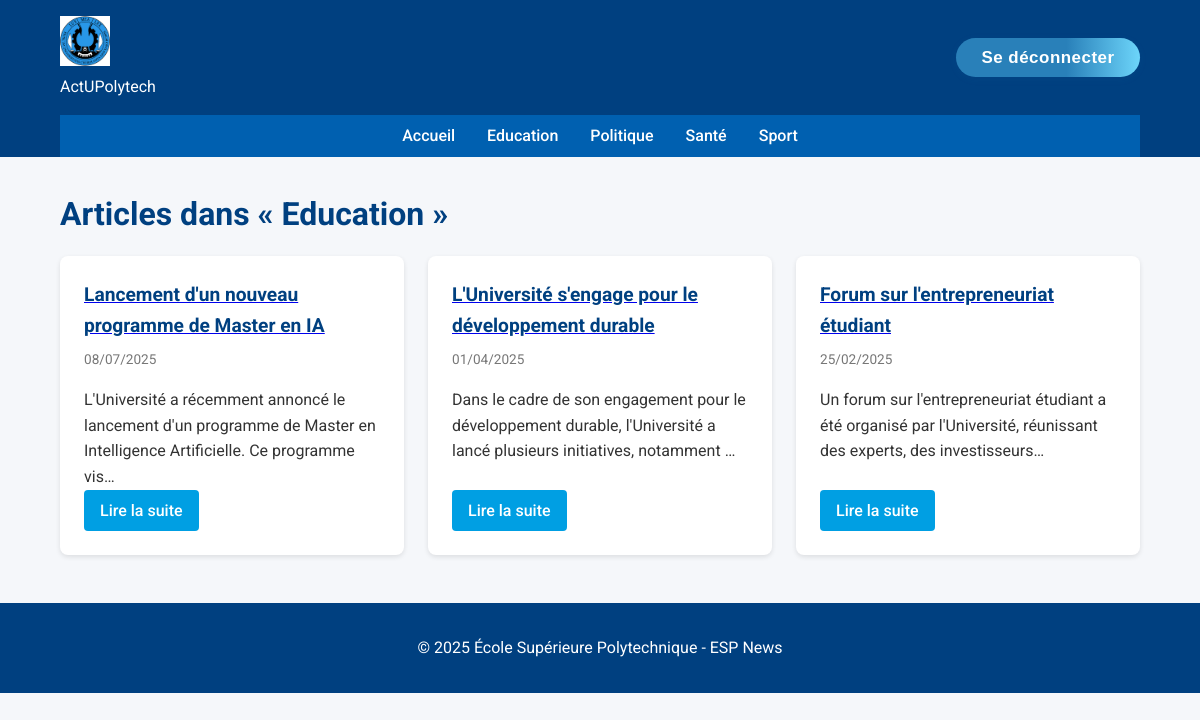
The page /index.php?controller=categorie&action=index&id=3 (signed in) on the database its author committed.
### tables this page shows
CREATE TABLE Categorie(
    id INT PRIMARY KEY AUTO_INCREMENT,
    libelle VARCHAR(20)
);

CREATE TABLE Article(
    id INT PRIMARY KEY AUTO_INCREMENT,
    titre VARCHAR(255),
    contenu TEXT,
    dateCreation DATETIME DEFAULT NOW(),
    dateModification DATETIME DEFAULT NOW() ON UPDATE NOW(),
    categorie INT,
    FOREIGN KEY (categorie) REFERENCES Categorie(id)
);

### app/controllers/categorieController.php (called while the page is built, shortened)
<?php
require_once 'app/models/article.php';
require_once 'app/models/categorie.php';
class CategorieController {
    public function index($id) {
        $categoryModel = new Categorie();
        $articleModel = new Article();
        $page = isset($_GET['page']) ? max(1, (int)$_GET['page']) : 1;
        $perPage = 5;
        $category = $categoryModel->getCategoryById($id);
        $total = $articleModel->countAll($id);
        $articles = $articleModel->getPaginatedArticles($page, $perPage, $id);
        require_once 'app/views/categorie.php';
    }
}
?>

### app/models/categorie.php (called while the page is built, shortened)
<?php
require_once __DIR__ . '/../views/includes/db.php';
class Categorie {
    private $pdo;
   public function __construct() {
        global $pdo;
        $this->pdo = $pdo;
    }
   public function getCategoryById($id) {
        $stmt = $this->pdo->prepare("SELECT libelle FROM Categorie WHERE id = ?");
        $stmt->execute([$id]);
        return $stmt->fetch(PDO::FETCH_ASSOC);
    }
    public function getAllCategories() {
        $stmt = $this->pdo->query("SELECT id, libelle FROM Categorie ORDER BY libelle");
        return $stmt->fetchAll(PDO::FETCH_ASSOC);
    }
}

### app/models/article.php (called while the page is built, shortened)
<?php
require_once __DIR__ . '/../views/includes/db.php';
class Article {
    private $pdo;
    public function __construct() {
        global $pdo;
        $this->pdo = $pdo;
    }
    public function countAll($categoryId = null) {
    if ($categoryId) {
        $stmt = $this->pdo->prepare("SELECT COUNT(*) FROM Article WHERE categorie = ?");
        $stmt->execute([$categoryId]);
    } else {
        $stmt = $this->pdo->query("SELECT COUNT(*) FROM Article");
    }
    return $stmt->fetchColumn();
    }
    public function getPaginatedArticles($page, $perPage, $categoryId = null) {
        $offset = ($page - 1) * $perPage;
        if ($categoryId) {
            $stmt = $this->pdo->prepare("SELECT a.*, c.libelle FROM Article a JOIN Categorie c ON a.categorie = c.id WHERE a.categorie = ? ORDER BY a.dateCreation DESC LIMIT ?, ?");
            $stmt->bindValue(1, $categoryId, PDO::PARAM_INT);
            $stmt->bindValue(2, $offset, PDO::PARAM_INT);
            $stmt->bindValue(3, $perPage, PDO::PARAM_INT);
            $stmt->execute();
        } else {
            $stmt = $this->pdo->prepare("SELECT a.*, c.libelle FROM Article a JOIN Categorie c ON a.categorie = c.id ORDER BY a.dateCreation DESC LIMIT ?, ?");
            $stmt->bindValue(1, $offset, PDO::PARAM_INT);
            $stmt->bindValue(2, $perPage, PDO::PARAM_INT);
            $stmt->execute();
        }
        return $stmt->fetchAll(PDO::FETCH_ASSOC);
    }
}
?>

### app/views/categorie.php (the view, shortened to what this page needs)
<?php include 'app\views\includes\header.php'; ?>
<section class="category-section">
  <h1 class="category-title">Articles dans « <?= htmlspecialchars($category['libelle']) ?> »</h1>
  <div class="articles-grid">
    <?php if (count($articles) === 0): ?>
      <p>Aucun article pour cette catégorie.</p>
    <?php else: ?>
      <?php foreach ($articles as $article): ?>
        <article class="card">
          <a href="/esp_news_mvc/index.php?controller=article&action=show&id=<?= $article['id'] ?>">
            <h2><?= htmlspecialchars($article['titre']) ?></h2>
          </a>
          <p class="card-meta">
            <?= date('d/m/Y', strtotime($article['dateCreation'])) ?>
          </p>
          <p><?= substr(strip_tags($article['contenu']), 0, 120) ?>…</p>
          <a href="/esp_news_mvc/index.php?controller=article&action=show&id=<?= $article['id'] ?>" class="btn-read">Lire la suite</a>
        </article>
      <?php endforeach; ?>
    <?php endif; ?>
  </div>
</section>
<?php include 'app\views\includes\footer.php'; ?>

### app/views/includes/header.php (shortened to what this page needs)
<?php
require_once 'db.php';
require_once 'app\models\categorie.php';
$categoryModel = new Categorie();
$navCats = $categoryModel->getAllCategories();
?>
<!DOCTYPE html>
<html lang="fr">
<head>
  <link rel="stylesheet" href="public\styles.css">
</head>
<body>
<header class="site-header">
  <div class="header-top container">
    <div class="logo">
      <a href="/esp_news_mvc/index.php">
        <img src="public\img\logo.png" alt="ESP Logo">
      </a>
      <p>ActUPolytech</p>
    </div>
    <?php if (!empty($_SESSION['user_id'])): ?>
  <form action="?controller=auth&action=logout" method="post" >
    <button type="submit" class="logout-btn">Se déconnecter</button>
  </form>
<?php endif; ?>
  </div>
  <nav class="site-nav container" id="siteNav">
    <ul class="nav-list">
      <li><a href="/esp_news_mvc/index.php">Accueil</a></li>
      <?php foreach ($navCats as $cat): ?>
        <li>
          <a href="/esp_news_mvc/index.php?controller=categorie&action=index&id=<?= $cat['id'] ?>">
            <?= htmlspecialchars($cat['libelle']) ?>
          </a>
        </li>
      <?php endforeach; ?>
    </ul>
  </nav>
</header>
<main class="site-main container">

### public/styles.css (style rules this page uses)
* { margin:0; padding:0; box-sizing:border-box; }
body { font-family: 'Roboto', sans-serif; background:#f5f7fa; color:#333; line-height:1.6; }
.container { width:90%; max-width:1200px; margin:0 auto; }
.site-header { background:#004080; color:#fff; }
.header-top { display:flex; justify-content:space-between; align-items:center; padding:1rem 0; }
.logo img { height:50px; }
.site-nav { background:#0060b0; }
.nav-list { list-style:none; display:flex; justify-content:center; flex-wrap:wrap; }
.nav-list li { margin:0.5rem 1rem; }
.nav-list a { color:#fff; text-decoration:none; font-weight:500; }
.articles-grid { display:grid; grid-template-columns:repeat(auto-fit,minmax(280px,1fr)); gap:1.5rem; margin-bottom:3rem; }
.card { background:#fff; padding:1.5rem; border-radius:8px; box-shadow:0 2px 5px rgba(0,0,0,0.1); display:flex; flex-direction:column; justify-content:space-between; }
.card h2 { font-size:1.2rem; color:#004080; margin-bottom:0.5rem; }
.card-meta { font-size:0.85rem; color:#777; margin-bottom:1rem; }
.btn-read { align-self:flex-start; margin-top:auto; background:#009FE3; color:#fff; padding:0.5rem 1rem; border-radius:4px; text-decoration:none; font-weight:500; }
.logout-btn { background: linear-gradient(90deg, #2980b9 60%, #6dd5fa 100%); color: #fff; border: none; padding: 0.55em 1.5em; border-radius: 2em; font-weight: 600; font-size: 1.06em; box-shadow: 0 2px 8px rgba(41,128,185,0.07); cursor: pointer; transition: background 0.2s, transform 0.15s; outline: none; letter-spacing: 0.5px; }
.category-title { font-size:2rem; color:#004080; margin:2rem 0 1rem; }

### rows shown on the page
categorie: libelle "Education"
categorie: libelle "Politique"
categorie: libelle "Santé"
categorie: libelle "Sport"
article: titre "Lancement d'un nouveau programme de Master en IA", dateCreation "08/07/2025", contenu "L'Université a récemment annoncé le lancement d'un programme de Master en Intelligence Artificielle. Ce programme vis"
article: titre "L'Université s'engage pour le développement durable", dateCreation "01/04/2025", contenu "Dans le cadre de son engagement pour le développement durable, l'Université a lancé plusieurs initiatives, notamment"
article: titre "Forum sur l'entrepreneuriat étudiant", dateCreation "25/02/2025", contenu "Un forum sur l'entrepreneuriat étudiant a été organisé par l'Université, réunissant des experts, des investisseurs"
